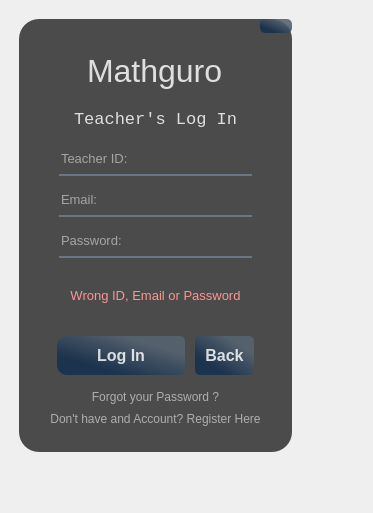
<?xml version="1.0" encoding="UTF-8"?>
<ui version="4.0">
 <class>teachLoginWindow</class>
 <widget class="QMainWindow" name="teachLoginWindow">
  <property name="geometry">
   <rect>
    <x>0</x>
    <y>0</y>
    <width>373</width>
    <height>513</height>
   </rect>
  </property>
  <property name="windowTitle">
   <string>MainWindow</string>
  </property>
  <widget class="QWidget" name="centralwidget">
   <property name="styleSheet">
    <string notr="true">*{
border: none;
background-color: transparent;
background: transparent;
padding: 0;
margin: 0;
color: #fff
}

#frame{
border-image: url(:/images/back1.png);
border-radius: 20px;
}
#frame_4{
background-color:rgba(0,0,0,175);
border-radius: 20px;
}

#label, #label_2, #label_3, #label_4{
color: rgba(255, 255, 255,210);
}
QPushButton#closeButton,#loginTeachButton,#backButton{
	background-color: qlineargradient(spread:pad, x1:0.505682, y1:0.989, x2:1, y2:0.477, stop:0 rgba(20, 47, 78, 219), stop:1 rgba(85, 98, 112, 226));
	color:rgba();
	color:rgba(255,255,255,210);
	border-radius:5px;
}
QPushButton#closeButton:hover, #loginTeachButton:hover, #backButton:hover{
	background-color: qlineargradient(spread:pad, x1:0.505682, y1:0.989, x2:1, y2:0.477, stop:0 rgba(40, 67, 98, 219), stop:1 rgba(105, 118, 132, 226));
}
QPushButton#closeButton:pressed, #loginTeachButton:pressed, #backButton:pressed{
	padding-left:5px;
	padding-top:5px;
	background-color:rgba(105, 118, 132, 200)
}
#teachEmail_lineEdit, #teachPass_lineEdit, #teachID_lineEdit{
background-color:rgba(0,0,0,0);
border:none;
border-bottom:2px solid rgba(105, 118, 132, 255);
color: rgb(255, 255, 255);
padding-bottom:7px
}
</string>
   </property>
   <widget class="QFrame" name="frame">
    <property name="geometry">
     <rect>
      <x>10</x>
      <y>10</y>
      <width>291</width>
      <height>451</height>
     </rect>
    </property>
    <property name="frameShape">
     <enum>QFrame::StyledPanel</enum>
    </property>
    <property name="frameShadow">
     <enum>QFrame::Raised</enum>
    </property>
    <layout class="QVBoxLayout" name="verticalLayout_8">
     <item>
      <widget class="QFrame" name="frame_4">
       <property name="frameShape">
        <enum>QFrame::StyledPanel</enum>
       </property>
       <property name="frameShadow">
        <enum>QFrame::Raised</enum>
       </property>
       <layout class="QVBoxLayout" name="verticalLayout">
        <property name="spacing">
         <number>0</number>
        </property>
        <property name="leftMargin">
         <number>0</number>
        </property>
        <property name="topMargin">
         <number>0</number>
        </property>
        <property name="rightMargin">
         <number>0</number>
        </property>
        <property name="bottomMargin">
         <number>0</number>
        </property>
        <item>
         <widget class="QFrame" name="frame_2">
          <property name="frameShape">
           <enum>QFrame::StyledPanel</enum>
          </property>
          <property name="frameShadow">
           <enum>QFrame::Raised</enum>
          </property>
          <layout class="QVBoxLayout" name="verticalLayout_2">
           <property name="spacing">
            <number>20</number>
           </property>
           <property name="leftMargin">
            <number>0</number>
           </property>
           <property name="topMargin">
            <number>0</number>
           </property>
           <property name="rightMargin">
            <number>0</number>
           </property>
           <property name="bottomMargin">
            <number>0</number>
           </property>
           <item alignment="Qt::AlignRight|Qt::AlignTop">
            <widget class="QWidget" name="widget_3" native="true">
             <layout class="QHBoxLayout" name="horizontalLayout_2">
              <property name="spacing">
               <number>0</number>
              </property>
              <property name="leftMargin">
               <number>0</number>
              </property>
              <property name="topMargin">
               <number>0</number>
              </property>
              <property name="rightMargin">
               <number>0</number>
              </property>
              <property name="bottomMargin">
               <number>0</number>
              </property>
              <item>
               <widget class="QPushButton" name="closeButton">
                <property name="styleSheet">
                 <string notr="true"/>
                </property>
                <property name="text">
                 <string/>
                </property>
                <property name="icon">
                 <iconset resource="res.qrc">
                  <normaloff>:/icons/icons/x.svg</normaloff>:/icons/icons/x.svg</iconset>
                </property>
                <property name="iconSize">
                 <size>
                  <width>25</width>
                  <height>25</height>
                 </size>
                </property>
               </widget>
              </item>
             </layout>
            </widget>
           </item>
           <item alignment="Qt::AlignHCenter|Qt::AlignTop">
            <widget class="QWidget" name="widget_7" native="true">
             <property name="font">
              <font>
               <pointsize>1</pointsize>
              </font>
             </property>
             <layout class="QVBoxLayout" name="verticalLayout_10">
              <property name="spacing">
               <number>20</number>
              </property>
              <property name="leftMargin">
               <number>0</number>
              </property>
              <property name="topMargin">
               <number>0</number>
              </property>
              <property name="rightMargin">
               <number>0</number>
              </property>
              <property name="bottomMargin">
               <number>0</number>
              </property>
              <item alignment="Qt::AlignHCenter">
               <widget class="QLabel" name="label">
                <property name="font">
                 <font>
                  <pointsize>24</pointsize>
                 </font>
                </property>
                <property name="text">
                 <string>Mathguro</string>
                </property>
               </widget>
              </item>
              <item alignment="Qt::AlignHCenter">
               <widget class="QLabel" name="label_4">
                <property name="font">
                 <font>
                  <family>Consolas</family>
                  <pointsize>13</pointsize>
                 </font>
                </property>
                <property name="text">
                 <string>Teacher's Log In</string>
                </property>
               </widget>
              </item>
             </layout>
            </widget>
           </item>
           <item>
            <widget class="QWidget" name="widget_6" native="true">
             <layout class="QVBoxLayout" name="verticalLayout_6">
              <property name="spacing">
               <number>15</number>
              </property>
              <property name="leftMargin">
               <number>40</number>
              </property>
              <property name="topMargin">
               <number>0</number>
              </property>
              <property name="rightMargin">
               <number>40</number>
              </property>
              <property name="bottomMargin">
               <number>0</number>
              </property>
              <item>
               <widget class="QLineEdit" name="teachID_lineEdit">
                <property name="font">
                 <font>
                  <pointsize>10</pointsize>
                 </font>
                </property>
                <property name="styleSheet">
                 <string notr="true"/>
                </property>
                <property name="text">
                 <string/>
                </property>
                <property name="placeholderText">
                 <string>Teacher ID:</string>
                </property>
               </widget>
              </item>
              <item>
               <widget class="QLineEdit" name="teachEmail_lineEdit">
                <property name="font">
                 <font>
                  <pointsize>10</pointsize>
                 </font>
                </property>
                <property name="styleSheet">
                 <string notr="true"/>
                </property>
                <property name="text">
                 <string/>
                </property>
                <property name="placeholderText">
                 <string>Email:</string>
                </property>
               </widget>
              </item>
              <item>
               <widget class="QLineEdit" name="teachPass_lineEdit">
                <property name="font">
                 <font>
                  <pointsize>10</pointsize>
                 </font>
                </property>
                <property name="styleSheet">
                 <string notr="true"/>
                </property>
                <property name="text">
                 <string/>
                </property>
                <property name="echoMode">
                 <enum>QLineEdit::Password</enum>
                </property>
                <property name="placeholderText">
                 <string>Password:</string>
                </property>
               </widget>
              </item>
              <item alignment="Qt::AlignTop">
               <widget class="QWidget" name="warning_Widget" native="true">
                <layout class="QVBoxLayout" name="verticalLayout_4">
                 <property name="spacing">
                  <number>0</number>
                 </property>
                 <property name="leftMargin">
                  <number>0</number>
                 </property>
                 <property name="topMargin">
                  <number>6</number>
                 </property>
                 <property name="rightMargin">
                  <number>0</number>
                 </property>
                 <property name="bottomMargin">
                  <number>0</number>
                 </property>
                 <item>
                  <widget class="QStackedWidget" name="warningPages">
                   <property name="currentIndex">
                    <number>0</number>
                   </property>
                   <widget class="QWidget" name="page">
                    <layout class="QVBoxLayout" name="verticalLayout_7">
                     <item>
                      <widget class="QLabel" name="label_5">
                       <property name="font">
                        <font>
                         <family>MS Shell Dlg 2</family>
                         <pointsize>8</pointsize>
                        </font>
                       </property>
                       <property name="text">
                        <string>&lt;html&gt;&lt;head/&gt;&lt;body&gt;&lt;p&gt;&lt;span style=&quot; font-size:10pt; color:#ff9393;&quot;&gt;Wrong ID, Email or Password&lt;/span&gt;&lt;/p&gt;&lt;/body&gt;&lt;/html&gt;</string>
                       </property>
                       <property name="textFormat">
                        <enum>Qt::RichText</enum>
                       </property>
                       <property name="alignment">
                        <set>Qt::AlignCenter</set>
                       </property>
                      </widget>
                     </item>
                    </layout>
                   </widget>
                   <widget class="QWidget" name="page_2">
                    <layout class="QVBoxLayout" name="verticalLayout_9">
                     <item>
                      <widget class="QLabel" name="label_6">
                       <property name="font">
                        <font>
                         <family>MS Shell Dlg 2</family>
                         <pointsize>8</pointsize>
                        </font>
                       </property>
                       <property name="text">
                        <string>&lt;html&gt;&lt;head/&gt;&lt;body&gt;&lt;p&gt;&lt;span style=&quot; font-size:10pt; color:#ff9393;&quot;&gt;User Doesn't Exist&lt;/span&gt;&lt;/p&gt;&lt;/body&gt;&lt;/html&gt;</string>
                       </property>
                       <property name="textFormat">
                        <enum>Qt::RichText</enum>
                       </property>
                       <property name="alignment">
                        <set>Qt::AlignCenter</set>
                       </property>
                      </widget>
                     </item>
                    </layout>
                   </widget>
                  </widget>
                 </item>
                </layout>
               </widget>
              </item>
             </layout>
            </widget>
           </item>
          </layout>
         </widget>
        </item>
        <item>
         <widget class="QFrame" name="frame_3">
          <property name="frameShape">
           <enum>QFrame::StyledPanel</enum>
          </property>
          <property name="frameShadow">
           <enum>QFrame::Raised</enum>
          </property>
          <layout class="QVBoxLayout" name="verticalLayout_3">
           <property name="spacing">
            <number>15</number>
           </property>
           <property name="leftMargin">
            <number>0</number>
           </property>
           <property name="topMargin">
            <number>0</number>
           </property>
           <property name="rightMargin">
            <number>0</number>
           </property>
           <property name="bottomMargin">
            <number>0</number>
           </property>
           <item alignment="Qt::AlignHCenter|Qt::AlignBottom">
            <widget class="QWidget" name="widget_5" native="true">
             <layout class="QHBoxLayout" name="horizontalLayout">
              <property name="spacing">
               <number>0</number>
              </property>
              <property name="leftMargin">
               <number>0</number>
              </property>
              <property name="topMargin">
               <number>5</number>
              </property>
              <property name="rightMargin">
               <number>0</number>
              </property>
              <property name="bottomMargin">
               <number>0</number>
              </property>
              <item>
               <widget class="QWidget" name="widget" native="true">
                <layout class="QHBoxLayout" name="horizontalLayout_3">
                 <property name="spacing">
                  <number>0</number>
                 </property>
                 <property name="leftMargin">
                  <number>0</number>
                 </property>
                 <property name="topMargin">
                  <number>0</number>
                 </property>
                 <property name="rightMargin">
                  <number>5</number>
                 </property>
                 <property name="bottomMargin">
                  <number>0</number>
                 </property>
                 <item>
                  <widget class="QPushButton" name="loginTeachButton">
                   <property name="font">
                    <font>
                     <pointsize>12</pointsize>
                     <weight>75</weight>
                     <bold>true</bold>
                    </font>
                   </property>
                   <property name="styleSheet">
                    <string notr="true">	padding: 10px 40px;
	border-top-left-radius: 10px;
	border-bottom-left-radius: 10px;</string>
                   </property>
                   <property name="text">
                    <string>Log In</string>
                   </property>
                   <property name="iconSize">
                    <size>
                     <width>12</width>
                     <height>12</height>
                    </size>
                   </property>
                   <property name="autoDefault">
                    <bool>false</bool>
                   </property>
                   <property name="default">
                    <bool>false</bool>
                   </property>
                   <property name="flat">
                    <bool>false</bool>
                   </property>
                  </widget>
                 </item>
                </layout>
               </widget>
              </item>
              <item>
               <widget class="QWidget" name="widget_4" native="true">
                <layout class="QHBoxLayout" name="horizontalLayout_4">
                 <property name="spacing">
                  <number>0</number>
                 </property>
                 <property name="leftMargin">
                  <number>5</number>
                 </property>
                 <property name="topMargin">
                  <number>0</number>
                 </property>
                 <property name="rightMargin">
                  <number>0</number>
                 </property>
                 <property name="bottomMargin">
                  <number>0</number>
                 </property>
                 <item>
                  <widget class="QPushButton" name="backButton">
                   <property name="sizePolicy">
                    <sizepolicy hsizetype="Minimum" vsizetype="Fixed">
                     <horstretch>0</horstretch>
                     <verstretch>0</verstretch>
                    </sizepolicy>
                   </property>
                   <property name="baseSize">
                    <size>
                     <width>0</width>
                     <height>0</height>
                    </size>
                   </property>
                   <property name="font">
                    <font>
                     <pointsize>12</pointsize>
                     <weight>75</weight>
                     <bold>true</bold>
                    </font>
                   </property>
                   <property name="styleSheet">
                    <string notr="true">	padding: 10px 10px;
</string>
                   </property>
                   <property name="text">
                    <string>Back</string>
                   </property>
                   <property name="iconSize">
                    <size>
                     <width>16</width>
                     <height>16</height>
                    </size>
                   </property>
                  </widget>
                 </item>
                </layout>
               </widget>
              </item>
             </layout>
            </widget>
           </item>
           <item alignment="Qt::AlignHCenter|Qt::AlignTop">
            <widget class="QWidget" name="widget_2" native="true">
             <layout class="QVBoxLayout" name="verticalLayout_5">
              <property name="spacing">
               <number>8</number>
              </property>
              <property name="leftMargin">
               <number>0</number>
              </property>
              <property name="topMargin">
               <number>0</number>
              </property>
              <property name="rightMargin">
               <number>0</number>
              </property>
              <property name="bottomMargin">
               <number>10</number>
              </property>
              <item alignment="Qt::AlignBottom">
               <widget class="QPushButton" name="toForgotPassTeachButton">
                <property name="styleSheet">
                 <string notr="true">QPushButton#toForgotPassTeachButton{
	color:rgba(255,255,255,140)
}
QPushButton#toForgotPassTeachButton:pressed{
	color: rgba(251, 153, 93, 1);
}
</string>
                </property>
                <property name="text">
                 <string>Forgot your Password ?</string>
                </property>
                <property name="default">
                 <bool>false</bool>
                </property>
                <property name="flat">
                 <bool>true</bool>
                </property>
               </widget>
              </item>
              <item alignment="Qt::AlignTop">
               <widget class="QPushButton" name="toRegisterTeachButton">
                <property name="styleSheet">
                 <string notr="true">QPushButton#toRegisterTeachButton{
	color:rgba(255,255,255,140)
}
QPushButton#toRegisterTeachButton:pressed{
	color: rgba(251, 153, 93, 1);
}
</string>
                </property>
                <property name="text">
                 <string>Don't have and Account? Register Here</string>
                </property>
                <property name="flat">
                 <bool>true</bool>
                </property>
               </widget>
              </item>
             </layout>
            </widget>
           </item>
          </layout>
         </widget>
        </item>
       </layout>
      </widget>
     </item>
    </layout>
   </widget>
  </widget>
 </widget>
 <resources>
  <include location="res.qrc"/>
 </resources>
 <connections/>
</ui>
